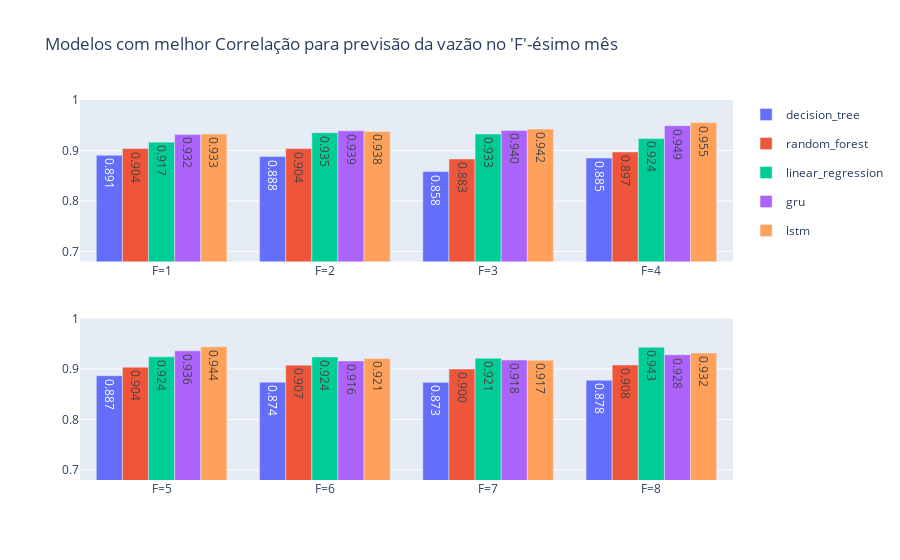

The notebook cell this image was saved under:
### Code cell
from plotly.subplots import make_subplots
import plotly.graph_objects as go
import plotly.express as px

branches = ['F=1', 'F=2', 'F=3', 'F=4', 
            'F=5', 'F=6', 'F=7', 'F=8']

decision_tree = dict_plot[0]['decision_tree']
random_forest = dict_plot[1]['random_forest']
linear_regression = dict_plot[2]['linear_regression']
gru = dict_plot[3]['gru']
lstm = dict_plot[4]['lstm']

# Define a color scale with 5 colors
color_scale = px.colors.qualitative.Plotly[:5]

# Create a dictionary with colors for each category
colors = {
    'decision_tree': color_scale[0],
    'random_forest': color_scale[1],
    'linear_regression': color_scale[2],
    'gru': color_scale[3],
    'lstm': color_scale[4]
}


# Create subplots
fig = make_subplots(rows=2, cols=1)

# Add traces to subplot 1
fig.add_trace(go.Bar(
   x = branches[:4],
   y = decision_tree[:4],
   name = 'decision_tree',
   legendgroup='decision_tree',
   text=[f'{x:.3f}' for x in decision_tree[:4]],
   marker=dict(color=colors['decision_tree']),
), row=1, col=1)

# Add traces to subplot 1
fig.add_trace(go.Bar(
   x = branches[:4],
   y = random_forest[:4],
   name = 'random_forest',
   legendgroup='random_forest',
   text=[f'{x:.3f}' for x in random_forest[:4]],
   marker=dict(color=colors['random_forest']),
), row=1, col=1)

# Add traces to subplot 1
fig.add_trace(go.Bar(
   x = branches[:4],
   y = linear_regression[:4],
   name = 'linear_regression',
   legendgroup='linear_regression',
   text=[f'{x:.3f}' for x in linear_regression[:4]],
   marker=dict(color=colors['linear_regression']),
), row=1, col=1)

# Add traces to subplot 1
fig.add_trace(go.Bar(
   x = branches[:4],
   y = gru[:4],
   name = 'gru',
   legendgroup='gru',
   text=[f'{x:.3f}' for x in gru[:4]],
   marker=dict(color=colors['gru']),
), row=1, col=1)

# Add traces to subplot 1
fig.add_trace(go.Bar(
   x = branches[:4],
   y = lstm[:4],
   name = 'lstm',
   legendgroup='lstm',
   text=[f'{x:.3f}' for x in lstm[:4]],
   marker=dict(color=colors['lstm']),
), row=1, col=1)

# Add traces to subplot 2
fig.add_trace(go.Bar(
   x = branches[4:],
   y = decision_tree[4:],
   name = 'decision_tree',
   legendgroup='decision_tree',
   text=[f'{x:.3f}' for x in decision_tree[4:]],
   marker=dict(color=colors['decision_tree']),
   showlegend=False,
), row=2, col=1)

# Add traces to subplot 2
fig.add_trace(go.Bar(
   x = branches[4:],
   y = random_forest[4:],
   name = 'random_forest',
   legendgroup='random_forest',
   text=[f'{x:.3f}' for x in random_forest[4:]],
   marker=dict(color=colors['random_forest']),
   showlegend=False
), row=2, col=1)

# Add traces to subplot 2
fig.add_trace(go.Bar(
   x = branches[4:],
   y = linear_regression[4:],
   name = 'linear_regression',
   legendgroup='linear_regression',
   text=[f'{x:.3f}' for x in linear_regression[4:]],
   marker=dict(color=colors['linear_regression']),
   showlegend=False
), row=2, col=1)

# Add traces to subplot 2
fig.add_trace(go.Bar(
   x = branches[4:],
   y = gru[4:],
   name = 'gru',
   legendgroup='gru',
   text=[f'{x:.3f}' for x in gru[4:]],
   marker=dict(color=colors['gru']),
   showlegend=False
), row=2, col=1)

# Add traces to subplot 2
fig.add_trace(go.Bar(
   x = branches[4:],
   y = lstm[4:],
   name = 'lstm',
   legendgroup='lstm',
   text=[f'{x:.3f}' for x in lstm[4:]],
   marker=dict(color=colors['lstm']),
   showlegend=False
), row=2, col=1)

fig.update_layout(
    title=f"Modelos com melhor Correlação para previsão da vazão no 'F'-ésimo mês", #  com 'N' livre 
    barmode='group',
)

# Set the same y-axis range for both subplots
fig.update_yaxes(range=[0.68, 1.0], row=1, col=1)
fig.update_yaxes(range=[0.68, 1.0], row=2, col=1)

# Add annotations
# fig.add_annotation(text="'N' = Número de meses retroativos de vazão observada e precipitação na bacia, a serem utilizadas durante o treinamento",
#                    xref="paper", yref="paper",
#                    x=0.5, y=-0.18, showarrow=False)

# Add annotations
fig.add_annotation(text="'F' = Número do mês futuro a onde se prevê a vazão",
                   xref="paper", yref="paper",
                   x=0.5, y=-0.25, showarrow=False)

fig.show()

### Figure 1 — Plotly figure (JSON) as saved in the notebook; plotly's stock layout.template omitted (floating-point values rounded to 4 significant figures)
{"data": [{"legendgroup": "decision_tree", "marker": {"color": "#636EFA"}, "name": "decision_tree", "text": ["0.891", "0.888", "0.858", "0.885"], "type": "bar", "x": ["F=1", "F=2", "F=3", "F=4"], "xaxis": "x", "y": [0.8905, 0.8878, 0.8583, 0.885], "yaxis": "y"}, {"legendgroup": "random_forest", "marker": {"color": "#EF553B"}, "name": "random_forest", "text": ["0.904", "0.904", "0.883", "0.897"], "type": "bar", "x": ["F=1", "F=2", "F=3", "F=4"], "xaxis": "x", "y": [0.9038, 0.9038, 0.8832, 0.8971], "yaxis": "y"}, {"legendgroup": "linear_regression", "marker": {"color": "#00CC96"}, "name": "linear_regression", "text": ["0.917", "0.935", "0.933", "0.924"], "type": "bar", "x": ["F=1", "F=2", "F=3", "F=4"], "xaxis": "x", "y": [0.9165, 0.9352, 0.9328, 0.9238], "yaxis": "y"}, {"legendgroup": "gru", "marker": {"color": "#AB63FA"}, "name": "gru", "text": ["0.932", "0.939", "0.940", "0.949"], "type": "bar", "x": ["F=1", "F=2", "F=3", "F=4"], "xaxis": "x", "y": [0.9319, 0.9389, 0.9396, 0.9492], "yaxis": "y"}, {"legendgroup": "lstm", "marker": {"color": "#FFA15A"}, "name": "lstm", "text": ["0.933", "0.938", "0.942", "0.955"], "type": "bar", "x": ["F=1", "F=2", "F=3", "F=4"], "xaxis": "x", "y": [0.9326, 0.9377, 0.9423, 0.9553], "yaxis": "y"}, {"legendgroup": "decision_tree", "marker": {"color": "#636EFA"}, "name": "decision_tree", "showlegend": false, "text": ["0.887", "0.874", "0.873", "0.878"], "type": "bar", "x": ["F=5", "F=6", "F=7", "F=8"], "xaxis": "x2", "y": [0.8867, 0.8739, 0.8734, 0.8778], "yaxis": "y2"}, {"legendgroup": "random_forest", "marker": {"color": "#EF553B"}, "name": "random_forest", "showlegend": false, "text": ["0.904", "0.907", "0.900", "0.908"], "type": "bar", "x": ["F=5", "F=6", "F=7", "F=8"], "xaxis": "x2", "y": [0.9035, 0.9074, 0.9, 0.908], "yaxis": "y2"}, {"legendgroup": "linear_regression", "marker": {"color": "#00CC96"}, "name": "linear_regression", "showlegend": false, "text": ["0.924", "0.924", "0.921", "0.943"], "type": "bar", "x": ["F=5", "F=6", "F=7", "F=8"], "xaxis": "x2", "y": [0.924, 0.9239, 0.9212, 0.9432], "yaxis": "y2"}, {"legendgroup": "gru", "marker": {"color": "#AB63FA"}, "name": "gru", "showlegend": false, "text": ["0.936", "0.916", "0.918", "0.928"], "type": "bar", "x": ["F=5", "F=6", "F=7", "F=8"], "xaxis": "x2", "y": [0.936, 0.9159, 0.9176, 0.9282], "yaxis": "y2"}, {"legendgroup": "lstm", "marker": {"color": "#FFA15A"}, "name": "lstm", "showlegend": false, "text": ["0.944", "0.921", "0.917", "0.932"], "type": "bar", "x": ["F=5", "F=6", "F=7", "F=8"], "xaxis": "x2", "y": [0.9439, 0.921, 0.9173, 0.9318], "yaxis": "y2"}], "layout": {"annotations": [{"showarrow": false, "text": "'F' = Número do mês futuro a onde se prevê a vazão", "x": 0.5, "xref": "paper", "y": -0.25, "yref": "paper"}], "barmode": "group", "title": {"text": "Modelos com melhor Correlação para previsão da vazão no 'F'-ésimo mês"}, "xaxis": {"anchor": "y", "domain": [0, 1]}, "xaxis2": {"anchor": "y2", "domain": [0, 1]}, "yaxis": {"anchor": "x", "domain": [0.575, 1], "range": [0.68, 1]}, "yaxis2": {"anchor": "x2", "domain": [0, 0.425], "range": [0.68, 1]}}}
